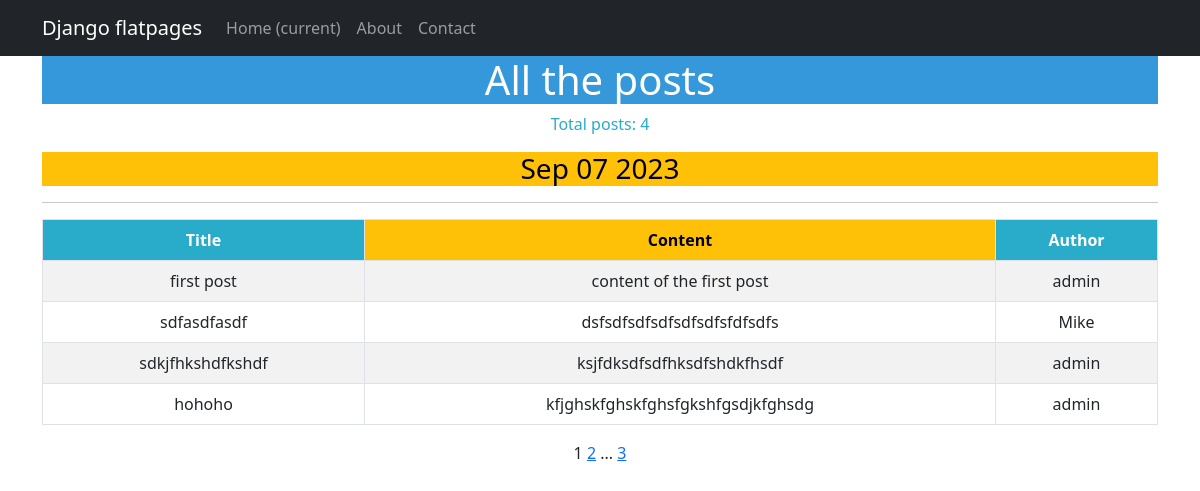
/articles/, run on an earlier commit of the app's database.
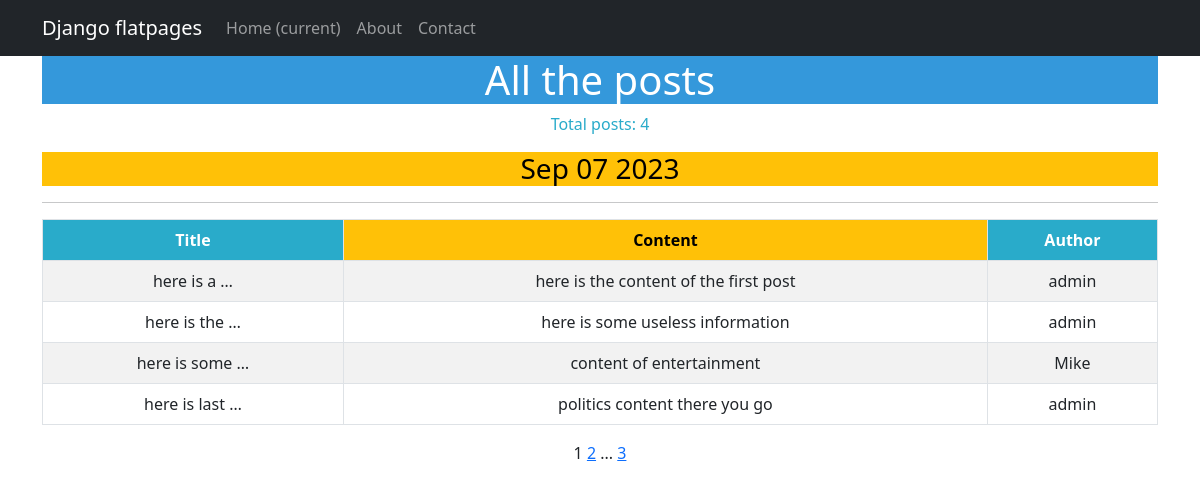
And on a later commit of the database.
### application/models.py (models this page shows, shortened)
class Post(models.Model):
    author = models.ForeignKey(Author, on_delete=models.CASCADE)
    options = models.CharField(max_length=10, choices=[('article', 'Article'), ('news', 'News')], default='article')
    time_of_creation = models.DateTimeField(auto_now_add=True)
    categories = models.ManyToManyField('Category', through='PostCategory')
    title = models.CharField(max_length=255)
    content_of_article = models.TextField()
    rating = models.IntegerField(default=0)

class Author(models.Model):
    author = models.OneToOneField(User, on_delete=models.CASCADE)
    rating = models.IntegerField(default=0)

### application/views.py (the view)
# urls.py: path('', PostList.as_view(), name='post_list'),
class PostList(ListView):
    model = Post
    template_name = 'posts.html'
    context_object_name = 'posts'
    paginate_by = 4

### news/templatetags/custom_tags.py (called while the page is built)
@register.simple_tag()
def current_time(format_string='%b %d %Y'):
   return datetime.utcnow().strftime(format_string)

@register.simple_tag(takes_context=True)
def url_replace(context, **kwargs):
   d = context['request'].GET.copy()
   for k, v in kwargs.items():
      d[k] = v
   return d.urlencode()

### templates/posts.html (shortened to what this page needs)
{% extends 'flatpages/default.html' %}
{% load custom_filters %}
{% load custom_tags %}
{% block content %}
   <h1 style="background-color: #3498DB; color: #ffffff;">All the posts</h1>
   <p style="color: #29ABCA;">Total posts: {{ posts|length }}</p>
   <h3 style="background-color: #FFC107; color: #000000;">{% current_time '%b %d %Y' %}</h3>
   <hr>
   {% if posts %}
       <table class="table table-bordered table-striped table-hover">
           <thead>
               <tr>
                   <th style="background-color: #29ABCA; color: #ffffff;">Title</th>
                   <th style="background-color: #FFC107; color: #000000;">Content</th>
                   <th style="background-color: #29ABCA; color: #ffffff;">Author</th>
               </tr>
           </thead>
           <tbody>
           {% for post in posts %}
           <tr>
               <td>{{ post.title | truncatewords:3 }}</td>
               <td>{{ post.content_of_article | truncatewords:10 }}</td>
               <td>{{ post.author.author  }}</td>
           </tr>
           {% endfor %}
       </table>
   {% else %}
       <h2 style="color: #29ABCA;">No posts!</h2>
   {% endif %}
   {{ page_obj.number }}
   {% if page_obj.has_next %}
       <a href="?{% url_replace page=page_obj.next_page_number %}">{{ page_obj.next_page_number }}</a>
       {% if paginator.num_pages != page_obj.next_page_number %}
           ...
           <a href="?{% url_replace page=page_obj.paginator.num_pages %}">{{ page_obj.paginator.num_pages }}</a>
       {% endif %}
   {% endif %}
{% endblock content %}

### templates/flatpages/default.html (shortened to what this page needs)
<!DOCTYPE html>
<html lang="en">
    <head>
        {% load static %}
        <link href="{% static 'css/styles.css' %}" rel="stylesheet" />
    </head>
    <body>
        <nav class="navbar navbar-expand-lg navbar-dark bg-dark static-top">
   <div class="container">
       <a class="navbar-brand" href="#">Django flatpages</a>
       <div class="collapse navbar-collapse" id="navbarResponsive">
           <ul class="navbar-nav ml-auto">
               <li class="nav-item active">
                   <a class="nav-link" href="#">Home
                       <span class="sr-only">(current)</span>
                   </a>
               </li>
               <li class="nav-item">
                   <a class="nav-link" href="/about/">About</a>
               </li>
               <li class="nav-item">
                   <a class="nav-link" href="/contacts/">Contact</a>
               </li>
           </ul>
       </div>
   </div>
</nav>
        <div class="container">
            <div class="row">
                <div class="col-lg-12 text-center">
                    {% block content %}
                    {% endblock content %}
                </div>
            </div>
        </div>
    </body>
</html>

What changed in the data, as far as the page shows it:
removed Post: title "first post", content_of_article "content of the first post", author.author "admin"
removed Post: title "sdfasdfasdf", content_of_article "dsfsdfsdfsdfsdfsdfsfdfsdfs", author.author "Mike"
removed Post: title "sdkjfhkshdfkshdf", content_of_article "ksjfdksdfsdfhksdfshdkfhsdf", author.author "admin"
removed Post: title "hohoho", content_of_article "kfjghskfghskfghsfgkshfgsdjkfghsdg", author.author "admin"
added Post: title "here is a …", content_of_article "here is the content of the first post", author.author "admin"
added Post: title "here is the …", content_of_article "here is some useless information", author.author "admin"
added Post: title "here is some …", content_of_article "content of entertainment", author.author "Mike"
added Post: title "here is last …", content_of_article "politics content there you go", author.author "admin"
